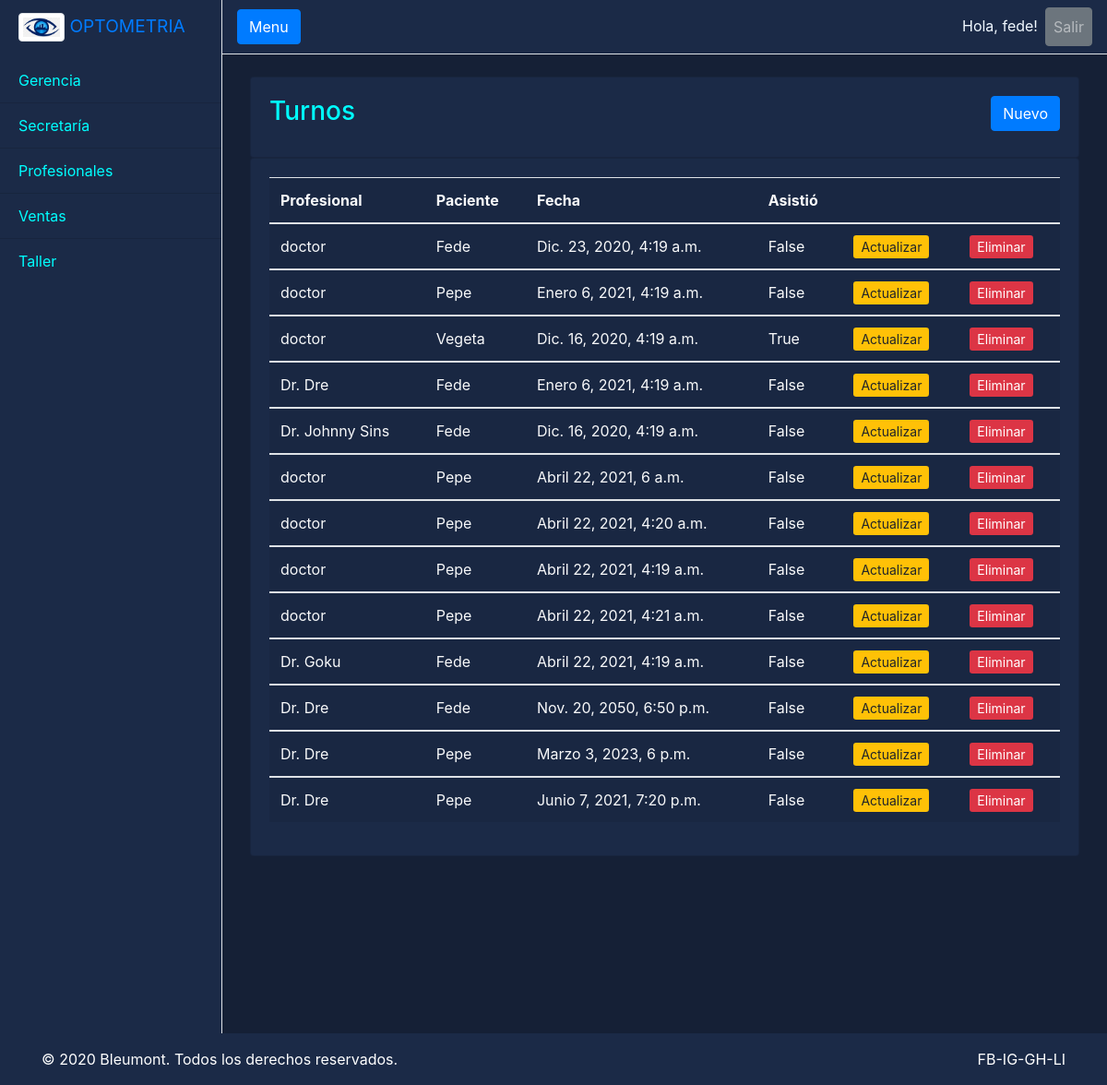
/secretaria/ (signed in), run on the app's committed database.
### users/models.py (models this page shows, shortened)
class Turnos(models.Model):
    profesional = models.ForeignKey(Profesionales, verbose_name='Profesional', on_delete=models.CASCADE)
    paciente = models.ForeignKey(Pacientes, verbose_name='Paciente', on_delete=models.CASCADE)
    fecha = models.DateTimeField()
    asistencia = models.BooleanField(default=False, verbose_name='Asistió al Turno ')

class Profesionales(models.Model):
    nombre = models.CharField(max_length=30, primary_key=True, verbose_name='Nombre')
    dni = models.IntegerField()
    def __str__(self):
        return self.nombre

class Pacientes(models.Model):
    nombre = models.CharField(max_length=30)
    dni = models.IntegerField()
    historial = models.TextField(max_length=255, blank=True)
    def __str__(self):
	    return self.nombre

### users/decorators.py (the view)
        def wrapper_func(request, *args, **kwargs):
            group = None
            if request.user.groups.exists():
                group = request.user.groups.all()[0].name
                print(group)
            if group in allowed_roles:
                return view_func(request, *args, **kwargs)
            else:
                return redirect('403')
            print(group)

### users/views.py (called while the page is built)
@login_required(login_url='login')
@allowed_users(allowed_roles=['Secretaria','admin','Gerencia'])
def secretaria(request):
    turnos = Turnos.objects.all()
    context = {'turnos': turnos}
    return render(request, 'users/secretaria.html', context)

### users/templates/users/secretaria.html
{% extends 'users/index.html' %} {% block content %}
<br />
<div class="grid">
  <div class="col-md">
    <div class="card card-body">
      <h3>
        Turnos
        <div class="float-right">
          <a class="btn btn-primary" href="{% url 'add_turno' %}"> Nuevo </a>
        </div>
      </h3>
    </div>
    <div class="card card-body">
      <table class="table table-active text-light table-responsive-sm">
        <thead>
          <tr>
            <th>Profesional</th>
            <th>Paciente</th>
            <th>Fecha</th>
            <th>Asistió</th>
            <th></th>
            <th></th>
          </tr>
        </thead>
        <tbody>
          {% for turno in turnos %}
          <tr>
            <td>{{ turno.profesional }}</td>
            <td>{{ turno.paciente }}</td>
            <td>{{ turno.fecha }}</td>
            <td>{{ turno.asistencia }}</td>
            <td>
              <a
                class="btn-sm btn-warning"
                href="{% url 'update_turno' turno.id %}"
                >Actualizar</a
              >
            </td>
            <td>
              <a class="btn-sm btn-danger" href="{% url 'del_turno' turno.id %}"
                >Eliminar</a
              >
            </td>
          </tr>
        </tbody>
        {% endfor %}
      </table>
    </div>
  </div>
</div>
<br />
{% endblock content %}

### users/templates/users/index.html (shortened to what this page needs)
{% load static %}
<!DOCTYPE html>
<html lang="es-AR">
  <head>
    <link rel="stylesheet" href="https://cdn.jsdelivr.net/npm/bootstrap@4.5.3/dist/css/bootstrap.min.css">
    <link rel="stylesheet" href="{% static 'users/main.css' %}" />
  </head>
  <body class="d-flex flex-column min-vh-100">
    <div class="d-flex" id="wrapper">
      <div class="bg-dark border-right sticky-top" id="sidebar-wrapper">
        <div class="sidebar-heading"><a href="/" class="logo-link">
            <img
            src="{% static 'users/png-eye.png' %}"
            width="50"
            class="align-top mb-1 img-thumbnail"
            alt="opto logo"
            />
            OPTOMETRIA</a></div>
        <div class="list-group list-group-flush">
          <a href="{% url 'gerencia' %}" class="list-group-item list-group-item-action">Gerencia</a>
          <a href="{% url 'secretaria' %}" class="list-group-item list-group-item-action ">Secretaría</a>
          <a href="{% url 'medicos' %}" class="list-group-item list-group-item-action ">Profesionales</a>
          <a href="{% url 'ventas' %}" class="list-group-item list-group-item-action ">Ventas</a>
          <a href="{% url 'taller' %}" class="list-group-item list-group-item-action">Taller</a>
        </div>
      </div>
      <div id="page-content-wrapper">
        <nav class="navbar navbar-expand-lg border-bottom navbar-dark">
          <button class="btn btn-primary" id="menu-toggle">Menu</button>
          <div class="navbar-collapse collapse" id="navbarSupportedContent">
            <ul class="navbar-nav ml-auto mt-2 mt-lg-0">
              {% if user.is_authenticated %}
              <li class="nav-link" id="userName">Hola, {{ request.user }}!</li>
              <li class="nav-item">
                <a class="nav-link btn btn-secondary" href="{% url 'logout' %}">Salir</a>
              </li>
              {% else %}
              <li class="nav-item active">
                <li class="nav-link" id="userName">Hola, invitado!</li>
                <a class="btn btn-success" href="{% url 'login' %}">Ingresar</a>
                </li>
              {% endif %}
            </ul>
          </div>
        </nav>
        <div class="container-fluid">
          {% block content %}{% endblock content %}
        </div>
      </div>
    </div>
    <footer class="py-3 text-white mt-auto">
      <div class="container">
        <div class="row">
          <div class="col-md-7 text-center text-md-left">
            <p class="mb-md-0">© 2020 <a href="https://github.com/Bleumont" class="external text-white">Bleumont</a>. Todos los derechos reservados.                        </p>
          </div>
          <div class="col-md-5 text-center text-md-right">
            <p class="mb-0">FB-IG-GH-LI</a>  </p>
          </div>
        </div>
      </div>
    </footer>
  </body>
</html>

### users/static/users/main.css (style rules this page uses)
html, body { height: 100%; background-color: #152036; color: aqua; overflow: hidden; }
#userName { color: aliceblue; }
#wrapper { overflow-x: hidden; background-color: #152036; color: aqua; }
#sidebar-wrapper { min-height: 100vh; margin-left: -15rem; -webkit-transition: margin 0.25s ease-out; -moz-transition: margin 0.25s ease-out; -o-transition: margin 0.25s ease-out; transition: margin 0.25s ease-out; background-color: #1b2a47 !important; color: aqua; }
#sidebar-wrapper .sidebar-heading { padding: 0.875rem 1.25rem; font-size: 1.2rem; }
#sidebar-wrapper .list-group { width: 15rem; }
#sidebar-wrapper .list-group-item { background-color: #1b2a47 !important; color: aqua; }
#page-content-wrapper { min-width: 100vw; }
@media (min-width: 768px) { #sidebar-wrapper { margin-left: 0; } }
@media (min-width: 768px) { #page-content-wrapper { min-width: 0; width: 100%; } }
.card.card-body { background: #1b2a47; overflow: hidden; }
nav, footer { background: #1b2a47 !important; border: 0; padding: 0; }

### data on the page
Turnos: profesional "doctor", paciente "Fede", fecha "Dic. 23, 2020, 4:19 a.m.", asistencia "False"
Turnos: profesional "doctor", paciente "Pepe", fecha "Enero 6, 2021, 4:19 a.m.", asistencia "False"
Turnos: profesional "doctor", paciente "Vegeta", fecha "Dic. 16, 2020, 4:19 a.m.", asistencia "True"
Turnos: profesional "Dr. Dre", paciente "Fede", fecha "Enero 6, 2021, 4:19 a.m.", asistencia "False"
Turnos: profesional "Dr. Johnny Sins", paciente "Fede", fecha "Dic. 16, 2020, 4:19 a.m.", asistencia "False"
Turnos: profesional "doctor", paciente "Pepe", fecha "Abril 22, 2021, 6 a.m.", asistencia "False"
Turnos: profesional "doctor", paciente "Pepe", fecha "Abril 22, 2021, 4:20 a.m.", asistencia "False"
Turnos: profesional "doctor", paciente "Pepe", fecha "Abril 22, 2021, 4:19 a.m.", asistencia "False"
Turnos: profesional "doctor", paciente "Pepe", fecha "Abril 22, 2021, 4:21 a.m.", asistencia "False"
Turnos: profesional "Dr. Goku", paciente "Fede", fecha "Abril 22, 2021, 4:19 a.m.", asistencia "False"
Turnos: profesional "Dr. Dre", paciente "Fede", fecha "Nov. 20, 2050, 6:50 p.m.", asistencia "False"
Turnos: profesional "Dr. Dre", paciente "Pepe", fecha "Marzo 3, 2023, 6 p.m.", asistencia "False"
Turnos: profesional "Dr. Dre", paciente "Pepe", fecha "Junio 7, 2021, 7:20 p.m.", asistencia "False"

### other printed values
{{ request.user }} "fede"
